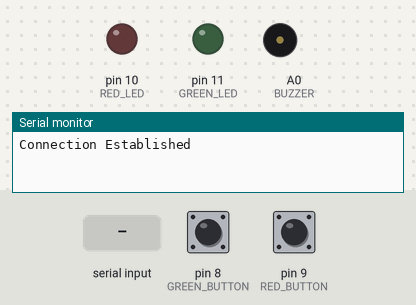
Bench run of a sketch on a simulated Arduino Uno, built with avr-gcc and run on an emulated ATmega328P. On the bench: output pins drawn as LEDs (lit = HIGH), buzzer (waves = sounding), the last lines printed to the serial monitor. The inputs (shaded band) are chosen by the test bench; at power-on: pin 8 (GREEN_BUTTON) LOW, pin 9 (RED_BUTTON) LOW.

Above: at 1.4 s.
1.5 s: pin 8 (GREEN_BUTTON) pulled HIGH for 3.2 s
At 2.6 s:
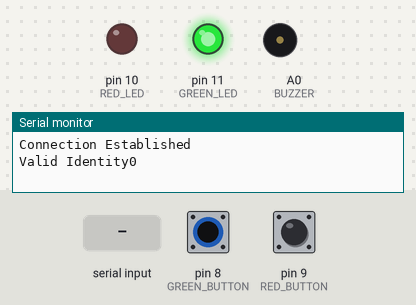
7.0 s: pin 9 (RED_BUTTON) pulled HIGH for 0.15 s
At 8.0 s:
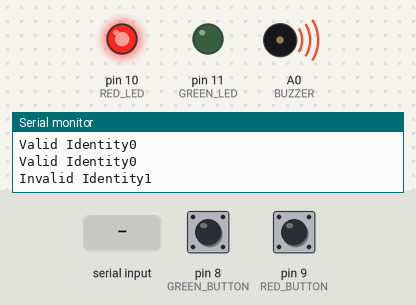
10.1 s: "i" received over Serial
At 10.4 s:
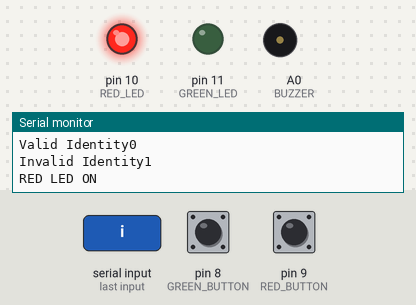
11.6 s: "k" received over Serial
At 12.8 s:
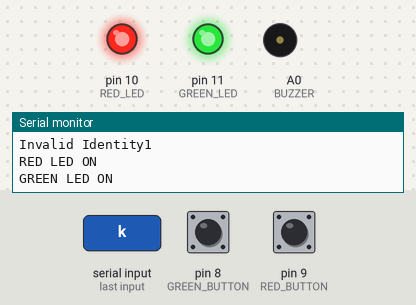
13.1 s: "n" received over Serial
At 13.9 s:
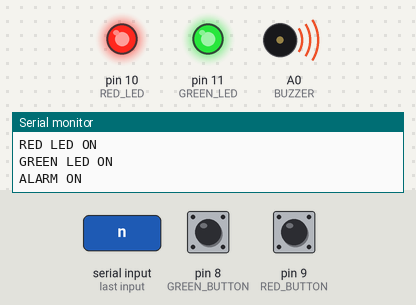
14.6 s: "o" received over Serial
At 15.0 s:
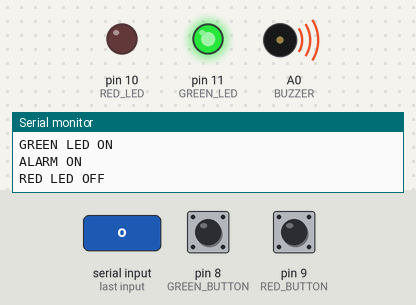
Timing chart, 0 to 17.1 s (numbered marks = the images above; inputs shaded):
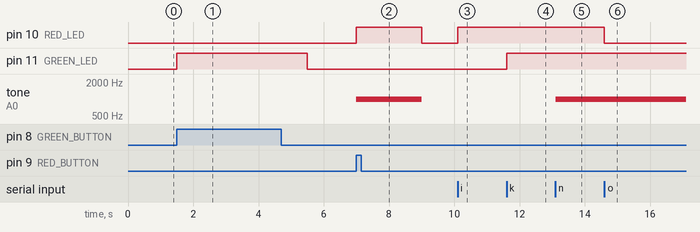

The sketch:

IoTController.ino
```cpp
#define RED_LED 10
#define GREEN_LED 11
#define RED_BUTTON 9
#define GREEN_BUTTON 8
#define BUZZER A0

char* messages[] = {
    "Valid Identity0",
    "Invalid Identity1",
    "RED LED ON",
    "RED LED OFF",
    "GREEN LED ON",
    "GREEN LED OFF",
    "ALARM ON",
    "ALARM OFF"
};                       // Messages displayed on the PC terminal
String serialInput = ""; // Character read by the Arduino
char printout[20];       // Purpose not yet understood

const int buzzerFrequency = 1000; // 1000 Hz frequency

void setup()
{
    // Sets up the used ports
    pinMode(RED_LED, OUTPUT);
    pinMode(GREEN_LED, OUTPUT);
    pinMode(RED_BUTTON, INPUT);
    pinMode(GREEN_BUTTON, INPUT);
    pinMode(BUZZER, OUTPUT); // Configures buzzer pin as output

    // Starts serial port at 9600 baud
    Serial.begin(9600);

    // Shows connection established message
    delay(250);
    Serial.println("Connection Established");
}

void activateButton(int pin, char* message, bool activateBuzzer)
{
    digitalWrite(pin, HIGH); // Turns on the LED
    if (activateBuzzer)
    {
        tone(
            BUZZER, buzzerFrequency
        ); // Activates buzzer at specified frequency
    }
    Serial.println(
        message
    ); // Sends confirmation message with event ID to save in event table
    delay(2000);            // 2s delay
    digitalWrite(pin, LOW); // Turns off the LED
    if (activateBuzzer)
    {
        noTone(BUZZER); // Deactivates buzzer
    }
}

void controlLed(int pin, char* message, int state)
{
    digitalWrite(pin, state); // Turns on the LED
    Serial.println(message);  // Sends confirmation message
}

void controlBuzzer(char* message, int state)
{
    if (state == HIGH)
    {
        tone(
            BUZZER, buzzerFrequency
        );              // Activates buzzer at specified frequency
        delay(2000);    // Keeps buzzer active for 2s
        noTone(BUZZER); // Deactivates buzzer after delay
    }
    else
    {
        noTone(BUZZER); // Deactivates buzzer
    }
    Serial.println(message); // Sends confirmation message
}

void controlBuzzerCommand(char* message, int state)
{
    if (state == HIGH)
    {
        tone(
            BUZZER, buzzerFrequency
        ); // Activates buzzer at specified frequency
    }
    else
    {
        noTone(BUZZER); // Deactivates buzzer
    }
    Serial.println(message); // Sends confirmation message
}

void loop()
{
    while (Serial.available()) // Reads commands sent to the PC
    {
        char charRead = Serial.read();
        serialInput.concat(charRead);
    }

    // Below are the Arduino interaction commands (see README for Arduino
    // command details)

    if (digitalRead(GREEN_BUTTON)) // If green LED button is pressed
    {
        activateButton(
            GREEN_LED, messages[0], false
        ); // Turns on green LED for 2s and sends confirmation message with
           // event ID
    }

    if (digitalRead(RED_BUTTON)) // If red LED button is pressed
    {
        activateButton(
            RED_LED, messages[1], true
        ); // Turns on red LED for 2s, activates buzzer and sends confirmation
           // message with event ID
    }

    // Below are the PC-controlled commands (see README for PC command details)

    if (serialInput != "") // If there is input data from the PC
    {
        if (serialInput == "i") // If input is character i
        {
            controlLed(
                RED_LED, messages[2], HIGH
            ); // Turns on red LED and sends confirmation message
        }

        if (serialInput == "o") // If input is character o
        {
            controlLed(
                RED_LED, messages[3], LOW
            ); // Turns off red LED and sends confirmation message
        }

        if (serialInput == "k") // If input is character k
        {
            controlLed(
                GREEN_LED, messages[4], HIGH
            ); // Turns on green LED and sends confirmation message
        }

        if (serialInput == "l") // If input is character l
        {
            controlLed(
                GREEN_LED, messages[5], LOW
            ); // Turns off green LED and sends confirmation message
        }

        if (serialInput == "n") // If input is character b
        {
            controlBuzzerCommand(
                messages[6], HIGH
            ); // Activates buzzer and sends confirmation message
        }

        if (serialInput == "m") // If input is character n
        {
            controlBuzzerCommand(
                messages[7], LOW
            ); // Deactivates buzzer and sends confirmation message
        }

        if (serialInput == "z") // If input is character z
        {
            Serial.println("2"); // Sends ID 2 to the computer, where the event
                                 // list will be displayed
        }

        if (serialInput == "c") // If input is character c
        {
            Serial.println("3"); // Sends ID 3 to the computer, where command
                                 // controls will be displayed
        }

        serialInput.toCharArray(printout, 21); // Purpose not yet understood
        serialInput = "";                      // Resets input to empty string
    }
}
```

Measured:
- after the input at 1.5 s, pin 11 (GREEN_LED): LOW → HIGH at once, → LOW 4.0 s later
- after the input at 7.0 s, pin 10 (RED_LED): LOW → HIGH at once, → LOW 2.0 s later; tone on A0 (BUZZER): silent → 1000 Hz at once, → silent 2.0 s later
- after the input at 10.1 s, pin 10 (RED_LED): LOW → HIGH at once
- after the input at 11.6 s, pin 11 (GREEN_LED): LOW → HIGH at once
- after the input at 13.1 s, tone on A0 (BUZZER): silent → 1000 Hz at once
- after the input at 14.6 s, pin 10 (RED_LED): HIGH → LOW at once
